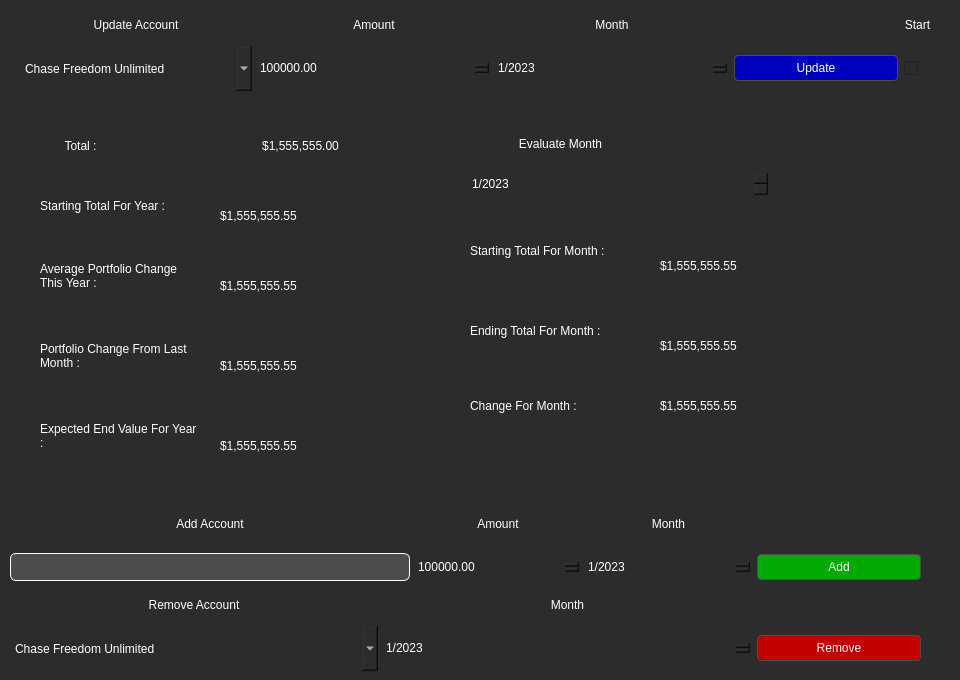
<?xml version="1.0" encoding="UTF-8"?>
<ui version="4.0">
 <class>Form</class>
 <widget class="QWidget" name="Form">
  <property name="geometry">
   <rect>
    <x>0</x>
    <y>0</y>
    <width>960</width>
    <height>680</height>
   </rect>
  </property>
  <property name="windowTitle">
   <string>Form</string>
  </property>
  <property name="styleSheet">
   <string notr="true">QWidget {
        background-color: #2c2c2c;
        color: #ffffff;
        border: none;
        font: 14pt &quot;Nirmala UI&quot;;
}
QWidget#side_menu {
    background-color: #4e5564;
    color: #ffffff;
    border: 1px solid #4e5564;
    border-radius: 16px;
    font: 14pt &quot;Nirmala UI&quot;;
}
QLabel#Dashboard_Title {
    background-color: none;
    color: #ffffff;
    border: none;
    font: 20pt &quot;Nirmala UI&quot;;
}
QLabel#Eat_Out_Image {
    background-image: url(:/images/pngaaa.com-2384833.png);
    background-color: #4d4d4d;
    border: 1px solid #4d4d4d;
    border-radius: 4px;
    color: #ffffff;
    padding: 5px;
}
QLabel#Grocery_Image {
    background-image: url(:/images/pngaaa.com-2138453.png);
    background-color: #4d4d4d;
    border: 1px solid #4d4d4d;
    border-radius: 4px;
    color: #ffffff;
    padding: 5px;
}
QLabel#Transportation_Image {
    background-image: url(:/images/pngaaa.com-2182093.png);
    background-color: #4d4d4d;
    border: 1px solid #4d4d4d;
    border-radius: 4px;
    color: #ffffff;
    padding: 5px;
}
QLabel#Free_Expense_Image {
    background-image: url(:/images/pngaaa.com-1261106.png);
    background-color: #4d4d4d;
    border: 1px solid #4d4d4d;
    border-radius: 4px;
    color: #ffffff;
    padding: 5px;
}
QLabel#Bills_Image {
    background-image: url(:/images/pngaaa.com-1433501.png);
    background-color: #4d4d4d;
    border: 1px solid #4d4d4d;
    border-radius: 4px;
    color: #ffffff;
    padding: 5px;
}
QLabel#Investment_Image {
    background-image: url(:/images/pngaaa.com-3584133.png);
    background-color: #4d4d4d;
    border: 1px solid #4d4d4d;
    border-radius: 4px;
    color: #ffffff;
    padding: 5px;
}
QLabel#Support_Image {
    background-image: url(:/images/pngaaa.com-2914571.png);
    background-color: #4d4d4d;
    border: 1px solid #4d4d4d;
    border-radius: 4px;
    color: #ffffff;
    padding: 5px;
}
QLabel#Goal_Image {
    background-image: url(:/images/pngaaa.com-848656.png);
    background-color: #4d4d4d;
    border: 1px solid #4d4d4d;
    border-radius: 4px;
    color: #ffffff;
    padding: 5px;
}
QPushButton {
    background-color: #4d4d4d;
    border: 1px solid #4d4d4d;
    border-radius: 4px;
    color: #ffffff;
    padding: 5px;
}
QPushButton:hover {
    background-color: #5a5a5a;
    border: 1px solid #5a5a5a;
}
QPushButton#side_menu_button:hover {
    background-image: url(:/button_image/Burger_button_hover.png);
    background-color: #5a5a5a;
    border: 1px solid #5a5a5a;
}
QPushButton#side_menu_button:pressed {
    background-image: url(:/button_image/Burger_button_click.png);
    background-color: #5a5a5a;
    border: 1px solid #5a5a5a;
}
QPushButton#remove_button_watchlist {
    background-color: #ff0000;
    border: 1px solid #ffffff;
    border-radius: 4px;
    color: #ffffff;
    padding: 5px;
}
QPushButton#remove_button_watchlist:hover {
    background-color: #ff6c6c;
    border: 1px solid #ffffff;
}
QPushButton#remove_button_watchlist:pressed {
    background-color: #aa0000;
    border: 1px solid #ffffff;
}
QPushButton#Add_strategy {
    background-color: #00ad0e;
    border: 1px solid #ffffff;
    border-radius: 4px;
    color: #ffffff;
    padding: 5px;
}
QPushButton#Add_strategy:hover {
    background-color: #67ff74;
    border: 1px solid #ffffff;
}
QPushButton#Add_strategy:pressed {
    background-color: #006408;
    border: 1px solid #a3a3a3;
}
QPushButton#Activation {
    background-color: #00ad0e;
    border: 1px solid #ffffff;
    border-radius: 4px;
    color: #ffffff;
    padding: 5px;
}
QPushButton#Activation:hover {
    background-color: #67ff74;
    border: 1px solid #ffffff;
}
QPushButton#Activation:pressed {
    background-color: #006408;
    border: 1px solid #a3a3a3;
}
QPushButton#Blue_button {
    background-color: #0003bb;
    border: 1px solid #ffffff;
    border-radius: 4px;
    color: #ffffff;
    padding: 5px;
}
QPushButton#Blue_button:hover {
    background-color: #4446d1;
    border: 1px solid #ffffff;
}
QPushButton#Blue_button:pressed {
    background-color: #000277;
    border: 1px solid #a3a3a3;
}
QPushButton#Yellow_button {
    background-color: #a5bd1e;
    border: 1px solid #ffffff;
    border-radius: 4px;
    color: #ffffff;
    padding: 5px;
}
QPushButton#Yellow_button:hover {
    background-color: #e5ff54;
    border: 1px solid #ffffff;
}
QPushButton#Yellow_button:pressed {
    background-color: #81960f;
    border: 1px solid #a3a3a3;
}
QCheckBox {
    color: #ffffff;
}
QLineEdit {
    background-color: #4d4d4d;
    border: 1px solid #4d4d4d;
    color: #ffffff;
    padding: 5px;
    border-color: #ffffff;
    border-radius: 6px;
}
QTextEdit {
    background-color: #4d4d4d;
    border: 1px solid #4d4d4d;
    color: #ffffff;
    padding: 5px;
    border-color: #ffffff;
    border-radius: 20px;
}
QProgressBar {
    border: 1px solid #444444;
    border-radius: 7px;
    background-color: #2e2e2e;
    text-align: center;
    font-size: 10pt;
    color: white;
}
QProgressBar::chunk {
    background-color: #3a3a3a;
    width: 5px;
}
QScrollBar:vertical {
    border: none;
    background-color: #3a3a3a;
    width: 10px;
    margin: 16px 0 16px 0;
}
QScrollBar::handle:vertical {
    background-color: #444444;
    border-radius: 5px;
}
QScrollBar:horizontal {
    border: none;
    background-color: #3a3a3a;
    height: 10px;
    margin: 0px 16px 0 16px;
}
QScrollBar::handle:horizontal {
    background-color: #444444;
    border-radius: 5px;
}
QTabWidget {
    background-color: #2e2e2e;
    border: none;
}
QTabBar::tab {
    background-color: #2e2e2e;
    color: #b1b1b1;
    padding: 8px 20px;
    border-top-left-radius: 5px;
    border-top-right-radius: 5px;
    border: none;
}
QTabBar::tab:selected, QTabBar::tab:hover {
    background-color: #3a3a3a;
    color: white;
}</string>
  </property>
  <widget class="QLabel" name="update_account_label_6">
   <property name="geometry">
    <rect>
     <x>20</x>
     <y>130</y>
     <width>121</width>
     <height>31</height>
    </rect>
   </property>
   <property name="styleSheet">
    <string notr="true">font: 700 20pt &quot;Nirmala UI&quot;;</string>
   </property>
   <property name="text">
    <string>Total :</string>
   </property>
   <property name="alignment">
    <set>Qt::AlignCenter</set>
   </property>
  </widget>
  <widget class="QLabel" name="amount_year_start_total_label">
   <property name="geometry">
    <rect>
     <x>220</x>
     <y>200</y>
     <width>171</width>
     <height>31</height>
    </rect>
   </property>
   <property name="text">
    <string>$1,555,555.55</string>
   </property>
   <property name="alignment">
    <set>Qt::AlignLeading|Qt::AlignLeft|Qt::AlignVCenter</set>
   </property>
   <property name="wordWrap">
    <bool>true</bool>
   </property>
  </widget>
  <widget class="QLabel" name="amount_last_month_change_label">
   <property name="geometry">
    <rect>
     <x>220</x>
     <y>350</y>
     <width>171</width>
     <height>31</height>
    </rect>
   </property>
   <property name="text">
    <string>$1,555,555.55</string>
   </property>
   <property name="alignment">
    <set>Qt::AlignLeading|Qt::AlignLeft|Qt::AlignVCenter</set>
   </property>
   <property name="wordWrap">
    <bool>true</bool>
   </property>
  </widget>
  <widget class="QLabel" name="evaluate_Month_label_2">
   <property name="geometry">
    <rect>
     <x>470</x>
     <y>130</y>
     <width>181</width>
     <height>28</height>
    </rect>
   </property>
   <property name="styleSheet">
    <string notr="true">font: 700 16pt &quot;Nirmala UI&quot;;</string>
   </property>
   <property name="text">
    <string>Evaluate Month</string>
   </property>
   <property name="alignment">
    <set>Qt::AlignCenter</set>
   </property>
  </widget>
  <widget class="QWidget" name="layoutWidget_4">
   <property name="geometry">
    <rect>
     <x>10</x>
     <y>590</y>
     <width>911</width>
     <height>81</height>
    </rect>
   </property>
   <layout class="QGridLayout" name="gridLayout_9">
    <item row="0" column="0">
     <widget class="QLabel" name="remove_account_label">
      <property name="styleSheet">
       <string notr="true">font: 700 16pt &quot;Nirmala UI&quot;;</string>
      </property>
      <property name="text">
       <string>Remove Account</string>
      </property>
      <property name="alignment">
       <set>Qt::AlignCenter</set>
      </property>
     </widget>
    </item>
    <item row="0" column="1">
     <widget class="QLabel" name="month_remove_label">
      <property name="styleSheet">
       <string notr="true">font: 700 16pt &quot;Nirmala UI&quot;;</string>
      </property>
      <property name="text">
       <string>Month</string>
      </property>
      <property name="alignment">
       <set>Qt::AlignCenter</set>
      </property>
     </widget>
    </item>
    <item row="1" column="0">
     <widget class="QComboBox" name="remove_account_comboBox">
      <property name="minimumSize">
       <size>
        <width>0</width>
        <height>45</height>
       </size>
      </property>
      <item>
       <property name="text">
        <string>Chase Freedom Unlimited</string>
       </property>
      </item>
      <item>
       <property name="text">
        <string>Chase Checking</string>
       </property>
      </item>
     </widget>
    </item>
    <item row="1" column="1">
     <widget class="QDateEdit" name="remove_month_dateEdit">
      <property name="dateTime">
       <datetime>
        <hour>0</hour>
        <minute>0</minute>
        <second>0</second>
        <year>2023</year>
        <month>1</month>
        <day>1</day>
       </datetime>
      </property>
      <property name="maximumDate">
       <date>
        <year>2024</year>
        <month>12</month>
        <day>31</day>
       </date>
      </property>
      <property name="minimumDate">
       <date>
        <year>2015</year>
        <month>1</month>
        <day>1</day>
       </date>
      </property>
      <property name="displayFormat">
       <string>M/yyyy</string>
      </property>
     </widget>
    </item>
    <item row="1" column="2">
     <widget class="QPushButton" name="remove_confirm_pushButton">
      <property name="maximumSize">
       <size>
        <width>164</width>
        <height>16777215</height>
       </size>
      </property>
      <property name="styleSheet">
       <string notr="true">QPushButton {
    background-color: #c30000;
    border: 1px solid #4d4d4d;
    border-radius: 4px;
    color: #ffffff;
    padding: 5px;
}
QPushButton:hover {
    background-color: #ff5a5a;
    border: 1px solid #5a5a5a;
}
QPushButton:pressed {
	background-color: #8c0000;
    border: 1px solid #5a5a5a;
}</string>
      </property>
      <property name="text">
       <string>Remove</string>
      </property>
     </widget>
    </item>
   </layout>
  </widget>
  <widget class="QLabel" name="update_account_label_8">
   <property name="geometry">
    <rect>
     <x>200</x>
     <y>130</y>
     <width>201</width>
     <height>31</height>
    </rect>
   </property>
   <property name="styleSheet">
    <string notr="true">font: 700 20pt &quot;Nirmala UI&quot;;</string>
   </property>
   <property name="text">
    <string>$1,555,555.00</string>
   </property>
   <property name="alignment">
    <set>Qt::AlignCenter</set>
   </property>
  </widget>
  <widget class="QWidget" name="layoutWidget_5">
   <property name="geometry">
    <rect>
     <x>10</x>
     <y>500</y>
     <width>911</width>
     <height>81</height>
    </rect>
   </property>
   <layout class="QGridLayout" name="gridLayout_10">
    <item row="1" column="1">
     <widget class="QDoubleSpinBox" name="add_account_doubleSpinBox">
      <property name="maximum">
       <double>1000000000.990000009536743</double>
      </property>
      <property name="singleStep">
       <double>0.010000000000000</double>
      </property>
      <property name="value">
       <double>1555555.000000000000000</double>
      </property>
     </widget>
    </item>
    <item row="0" column="0">
     <widget class="QLabel" name="update_account_label_9">
      <property name="styleSheet">
       <string notr="true">font: 700 16pt &quot;Nirmala UI&quot;;</string>
      </property>
      <property name="text">
       <string>Add Account</string>
      </property>
      <property name="alignment">
       <set>Qt::AlignCenter</set>
      </property>
     </widget>
    </item>
    <item row="0" column="2">
     <widget class="QLabel" name="add_month_label">
      <property name="styleSheet">
       <string notr="true">font: 700 16pt &quot;Nirmala UI&quot;;</string>
      </property>
      <property name="text">
       <string>Month</string>
      </property>
      <property name="alignment">
       <set>Qt::AlignCenter</set>
      </property>
     </widget>
    </item>
    <item row="1" column="0">
     <widget class="QLineEdit" name="account_name_lineEdit">
      <property name="maximumSize">
       <size>
        <width>400</width>
        <height>16777215</height>
       </size>
      </property>
     </widget>
    </item>
    <item row="0" column="1">
     <widget class="QLabel" name="add_amount_label">
      <property name="styleSheet">
       <string notr="true">font: 700 16pt &quot;Nirmala UI&quot;;</string>
      </property>
      <property name="text">
       <string>Amount</string>
      </property>
      <property name="alignment">
       <set>Qt::AlignCenter</set>
      </property>
     </widget>
    </item>
    <item row="1" column="2">
     <widget class="QDateEdit" name="add_month_dateEdit">
      <property name="dateTime">
       <datetime>
        <hour>0</hour>
        <minute>0</minute>
        <second>0</second>
        <year>2023</year>
        <month>1</month>
        <day>1</day>
       </datetime>
      </property>
      <property name="maximumDate">
       <date>
        <year>2024</year>
        <month>12</month>
        <day>31</day>
       </date>
      </property>
      <property name="minimumDate">
       <date>
        <year>2015</year>
        <month>1</month>
        <day>1</day>
       </date>
      </property>
      <property name="displayFormat">
       <string>M/yyyy</string>
      </property>
     </widget>
    </item>
    <item row="1" column="3">
     <widget class="QPushButton" name="add_confirm_pushButton">
      <property name="styleSheet">
       <string notr="true">QPushButton {
    background-color: #00aa00;
    border: 1px solid #4d4d4d;
    border-radius: 4px;
    color: #ffffff;
    padding: 5px;
}
QPushButton:hover {
    background-color: #00ff00;
    border: 1px solid #5a5a5a;
}
QPushButton:pressed {
	background-color: #007900;
    border: 1px solid #5a5a5a;
}</string>
      </property>
      <property name="text">
       <string>Add</string>
      </property>
     </widget>
    </item>
   </layout>
  </widget>
  <widget class="QLabel" name="month_change_label">
   <property name="geometry">
    <rect>
     <x>470</x>
     <y>390</y>
     <width>171</width>
     <height>31</height>
    </rect>
   </property>
   <property name="text">
    <string>Change For Month :</string>
   </property>
   <property name="alignment">
    <set>Qt::AlignLeading|Qt::AlignLeft|Qt::AlignVCenter</set>
   </property>
   <property name="wordWrap">
    <bool>true</bool>
   </property>
  </widget>
  <widget class="QLabel" name="amount_exp_end_label">
   <property name="geometry">
    <rect>
     <x>220</x>
     <y>430</y>
     <width>171</width>
     <height>31</height>
    </rect>
   </property>
   <property name="text">
    <string>$1,555,555.55</string>
   </property>
   <property name="alignment">
    <set>Qt::AlignLeading|Qt::AlignLeft|Qt::AlignVCenter</set>
   </property>
   <property name="wordWrap">
    <bool>true</bool>
   </property>
  </widget>
  <widget class="QLabel" name="exp_end_label">
   <property name="geometry">
    <rect>
     <x>40</x>
     <y>390</y>
     <width>161</width>
     <height>91</height>
    </rect>
   </property>
   <property name="text">
    <string>Expected End Value For Year :</string>
   </property>
   <property name="alignment">
    <set>Qt::AlignLeading|Qt::AlignLeft|Qt::AlignVCenter</set>
   </property>
   <property name="wordWrap">
    <bool>true</bool>
   </property>
  </widget>
  <widget class="QLabel" name="year_start_total_label">
   <property name="geometry">
    <rect>
     <x>40</x>
     <y>160</y>
     <width>161</width>
     <height>91</height>
    </rect>
   </property>
   <property name="text">
    <string>Starting Total For Year :</string>
   </property>
   <property name="alignment">
    <set>Qt::AlignLeading|Qt::AlignLeft|Qt::AlignVCenter</set>
   </property>
   <property name="wordWrap">
    <bool>true</bool>
   </property>
  </widget>
  <widget class="QLabel" name="month_end_label">
   <property name="geometry">
    <rect>
     <x>470</x>
     <y>290</y>
     <width>161</width>
     <height>81</height>
    </rect>
   </property>
   <property name="text">
    <string>Ending Total For Month :</string>
   </property>
   <property name="alignment">
    <set>Qt::AlignLeading|Qt::AlignLeft|Qt::AlignVCenter</set>
   </property>
   <property name="wordWrap">
    <bool>true</bool>
   </property>
  </widget>
  <widget class="QWidget" name="layoutWidget_6">
   <property name="geometry">
    <rect>
     <x>20</x>
     <y>10</y>
     <width>911</width>
     <height>81</height>
    </rect>
   </property>
   <layout class="QGridLayout" name="gridLayout_11">
    <item row="1" column="0">
     <widget class="QComboBox" name="update_account_comboBox">
      <property name="minimumSize">
       <size>
        <width>0</width>
        <height>45</height>
       </size>
      </property>
      <item>
       <property name="text">
        <string>Chase Freedom Unlimited</string>
       </property>
      </item>
      <item>
       <property name="text">
        <string>Chase Checking</string>
       </property>
      </item>
     </widget>
    </item>
    <item row="1" column="1">
     <widget class="QDoubleSpinBox" name="update_amount_doubleSpinBox">
      <property name="maximum">
       <double>1000000000.990000009536743</double>
      </property>
      <property name="singleStep">
       <double>0.010000000000000</double>
      </property>
      <property name="value">
       <double>1555555.000000000000000</double>
      </property>
     </widget>
    </item>
    <item row="0" column="1">
     <widget class="QLabel" name="update_amount_label">
      <property name="styleSheet">
       <string notr="true">font: 700 16pt &quot;Nirmala UI&quot;;</string>
      </property>
      <property name="text">
       <string>Amount</string>
      </property>
      <property name="alignment">
       <set>Qt::AlignCenter</set>
      </property>
     </widget>
    </item>
    <item row="1" column="3">
     <widget class="QPushButton" name="update_confirm_pushButton">
      <property name="maximumSize">
       <size>
        <width>164</width>
        <height>16777215</height>
       </size>
      </property>
      <property name="styleSheet">
       <string notr="true">QPushButton {
    background-color: #0003bb;
    border: 1px solid #4d4d4d;
    border-radius: 4px;
    color: #ffffff;
    padding: 5px;
}
QPushButton:hover {
    background-color: #4446d1;
    border: 1px solid #5a5a5a;
}
QPushButton:pressed {
    background-color: #000277;
    border: 1px solid #5a5a5a;
}</string>
      </property>
      <property name="text">
       <string>Update</string>
      </property>
     </widget>
    </item>
    <item row="0" column="2">
     <widget class="QLabel" name="update_month_label">
      <property name="styleSheet">
       <string notr="true">font: 700 16pt &quot;Nirmala UI&quot;;</string>
      </property>
      <property name="text">
       <string>Month</string>
      </property>
      <property name="alignment">
       <set>Qt::AlignCenter</set>
      </property>
     </widget>
    </item>
    <item row="1" column="2">
     <widget class="QDateEdit" name="update_month_dateEdit">
      <property name="dateTime">
       <datetime>
        <hour>0</hour>
        <minute>0</minute>
        <second>0</second>
        <year>2023</year>
        <month>1</month>
        <day>1</day>
       </datetime>
      </property>
      <property name="maximumDate">
       <date>
        <year>2024</year>
        <month>12</month>
        <day>31</day>
       </date>
      </property>
      <property name="minimumDate">
       <date>
        <year>2015</year>
        <month>1</month>
        <day>1</day>
       </date>
      </property>
      <property name="displayFormat">
       <string>M/yyyy</string>
      </property>
     </widget>
    </item>
    <item row="0" column="0">
     <widget class="QLabel" name="update_account_label_10">
      <property name="styleSheet">
       <string notr="true">font: 700 16pt &quot;Nirmala UI&quot;;</string>
      </property>
      <property name="text">
       <string>Update Account</string>
      </property>
      <property name="alignment">
       <set>Qt::AlignCenter</set>
      </property>
     </widget>
    </item>
    <item row="1" column="4">
     <widget class="QCheckBox" name="start_checkBox">
      <property name="maximumSize">
       <size>
        <width>15</width>
        <height>16777215</height>
       </size>
      </property>
      <property name="text">
       <string/>
      </property>
     </widget>
    </item>
    <item row="0" column="4">
     <widget class="QLabel" name="start_label">
      <property name="styleSheet">
       <string notr="true">font: 700 16pt &quot;Nirmala UI&quot;;</string>
      </property>
      <property name="text">
       <string>Start</string>
      </property>
      <property name="alignment">
       <set>Qt::AlignCenter</set>
      </property>
     </widget>
    </item>
   </layout>
  </widget>
  <widget class="QDateEdit" name="evaluate_Month_dateEdit_2">
   <property name="geometry">
    <rect>
     <x>470</x>
     <y>170</y>
     <width>299</width>
     <height>28</height>
    </rect>
   </property>
   <property name="dateTime">
    <datetime>
     <hour>0</hour>
     <minute>0</minute>
     <second>0</second>
     <year>2023</year>
     <month>1</month>
     <day>1</day>
    </datetime>
   </property>
   <property name="maximumDate">
    <date>
     <year>2024</year>
     <month>12</month>
     <day>31</day>
    </date>
   </property>
   <property name="minimumDate">
    <date>
     <year>2015</year>
     <month>1</month>
     <day>1</day>
    </date>
   </property>
   <property name="displayFormat">
    <string>M/yyyy</string>
   </property>
  </widget>
  <widget class="QLabel" name="last_month_change_label">
   <property name="geometry">
    <rect>
     <x>40</x>
     <y>310</y>
     <width>161</width>
     <height>91</height>
    </rect>
   </property>
   <property name="text">
    <string>Portfolio Change From Last Month :</string>
   </property>
   <property name="alignment">
    <set>Qt::AlignLeading|Qt::AlignLeft|Qt::AlignVCenter</set>
   </property>
   <property name="wordWrap">
    <bool>true</bool>
   </property>
  </widget>
  <widget class="QLabel" name="avg_change_label">
   <property name="geometry">
    <rect>
     <x>40</x>
     <y>230</y>
     <width>161</width>
     <height>91</height>
    </rect>
   </property>
   <property name="text">
    <string>Average Portfolio Change This Year :</string>
   </property>
   <property name="alignment">
    <set>Qt::AlignLeading|Qt::AlignLeft|Qt::AlignVCenter</set>
   </property>
   <property name="wordWrap">
    <bool>true</bool>
   </property>
  </widget>
  <widget class="QLabel" name="start_month_label">
   <property name="geometry">
    <rect>
     <x>470</x>
     <y>210</y>
     <width>161</width>
     <height>81</height>
    </rect>
   </property>
   <property name="text">
    <string>Starting Total For Month :</string>
   </property>
   <property name="alignment">
    <set>Qt::AlignLeading|Qt::AlignLeft|Qt::AlignVCenter</set>
   </property>
   <property name="wordWrap">
    <bool>true</bool>
   </property>
  </widget>
  <widget class="QLabel" name="amount_avg_change_label">
   <property name="geometry">
    <rect>
     <x>220</x>
     <y>270</y>
     <width>171</width>
     <height>31</height>
    </rect>
   </property>
   <property name="text">
    <string>$1,555,555.55</string>
   </property>
   <property name="alignment">
    <set>Qt::AlignLeading|Qt::AlignLeft|Qt::AlignVCenter</set>
   </property>
   <property name="wordWrap">
    <bool>true</bool>
   </property>
  </widget>
  <widget class="QLabel" name="amount_start_month_label">
   <property name="geometry">
    <rect>
     <x>660</x>
     <y>250</y>
     <width>171</width>
     <height>31</height>
    </rect>
   </property>
   <property name="text">
    <string>$1,555,555.55</string>
   </property>
   <property name="alignment">
    <set>Qt::AlignLeading|Qt::AlignLeft|Qt::AlignVCenter</set>
   </property>
   <property name="wordWrap">
    <bool>true</bool>
   </property>
  </widget>
  <widget class="QLabel" name="amount_month_change_label">
   <property name="geometry">
    <rect>
     <x>660</x>
     <y>390</y>
     <width>171</width>
     <height>31</height>
    </rect>
   </property>
   <property name="text">
    <string>$1,555,555.55</string>
   </property>
   <property name="alignment">
    <set>Qt::AlignLeading|Qt::AlignLeft|Qt::AlignVCenter</set>
   </property>
   <property name="wordWrap">
    <bool>true</bool>
   </property>
  </widget>
  <widget class="QLabel" name="amount_month_end_label">
   <property name="geometry">
    <rect>
     <x>660</x>
     <y>330</y>
     <width>171</width>
     <height>31</height>
    </rect>
   </property>
   <property name="text">
    <string>$1,555,555.55</string>
   </property>
   <property name="alignment">
    <set>Qt::AlignLeading|Qt::AlignLeft|Qt::AlignVCenter</set>
   </property>
   <property name="wordWrap">
    <bool>true</bool>
   </property>
  </widget>
 </widget>
 <resources/>
 <connections/>
</ui>
